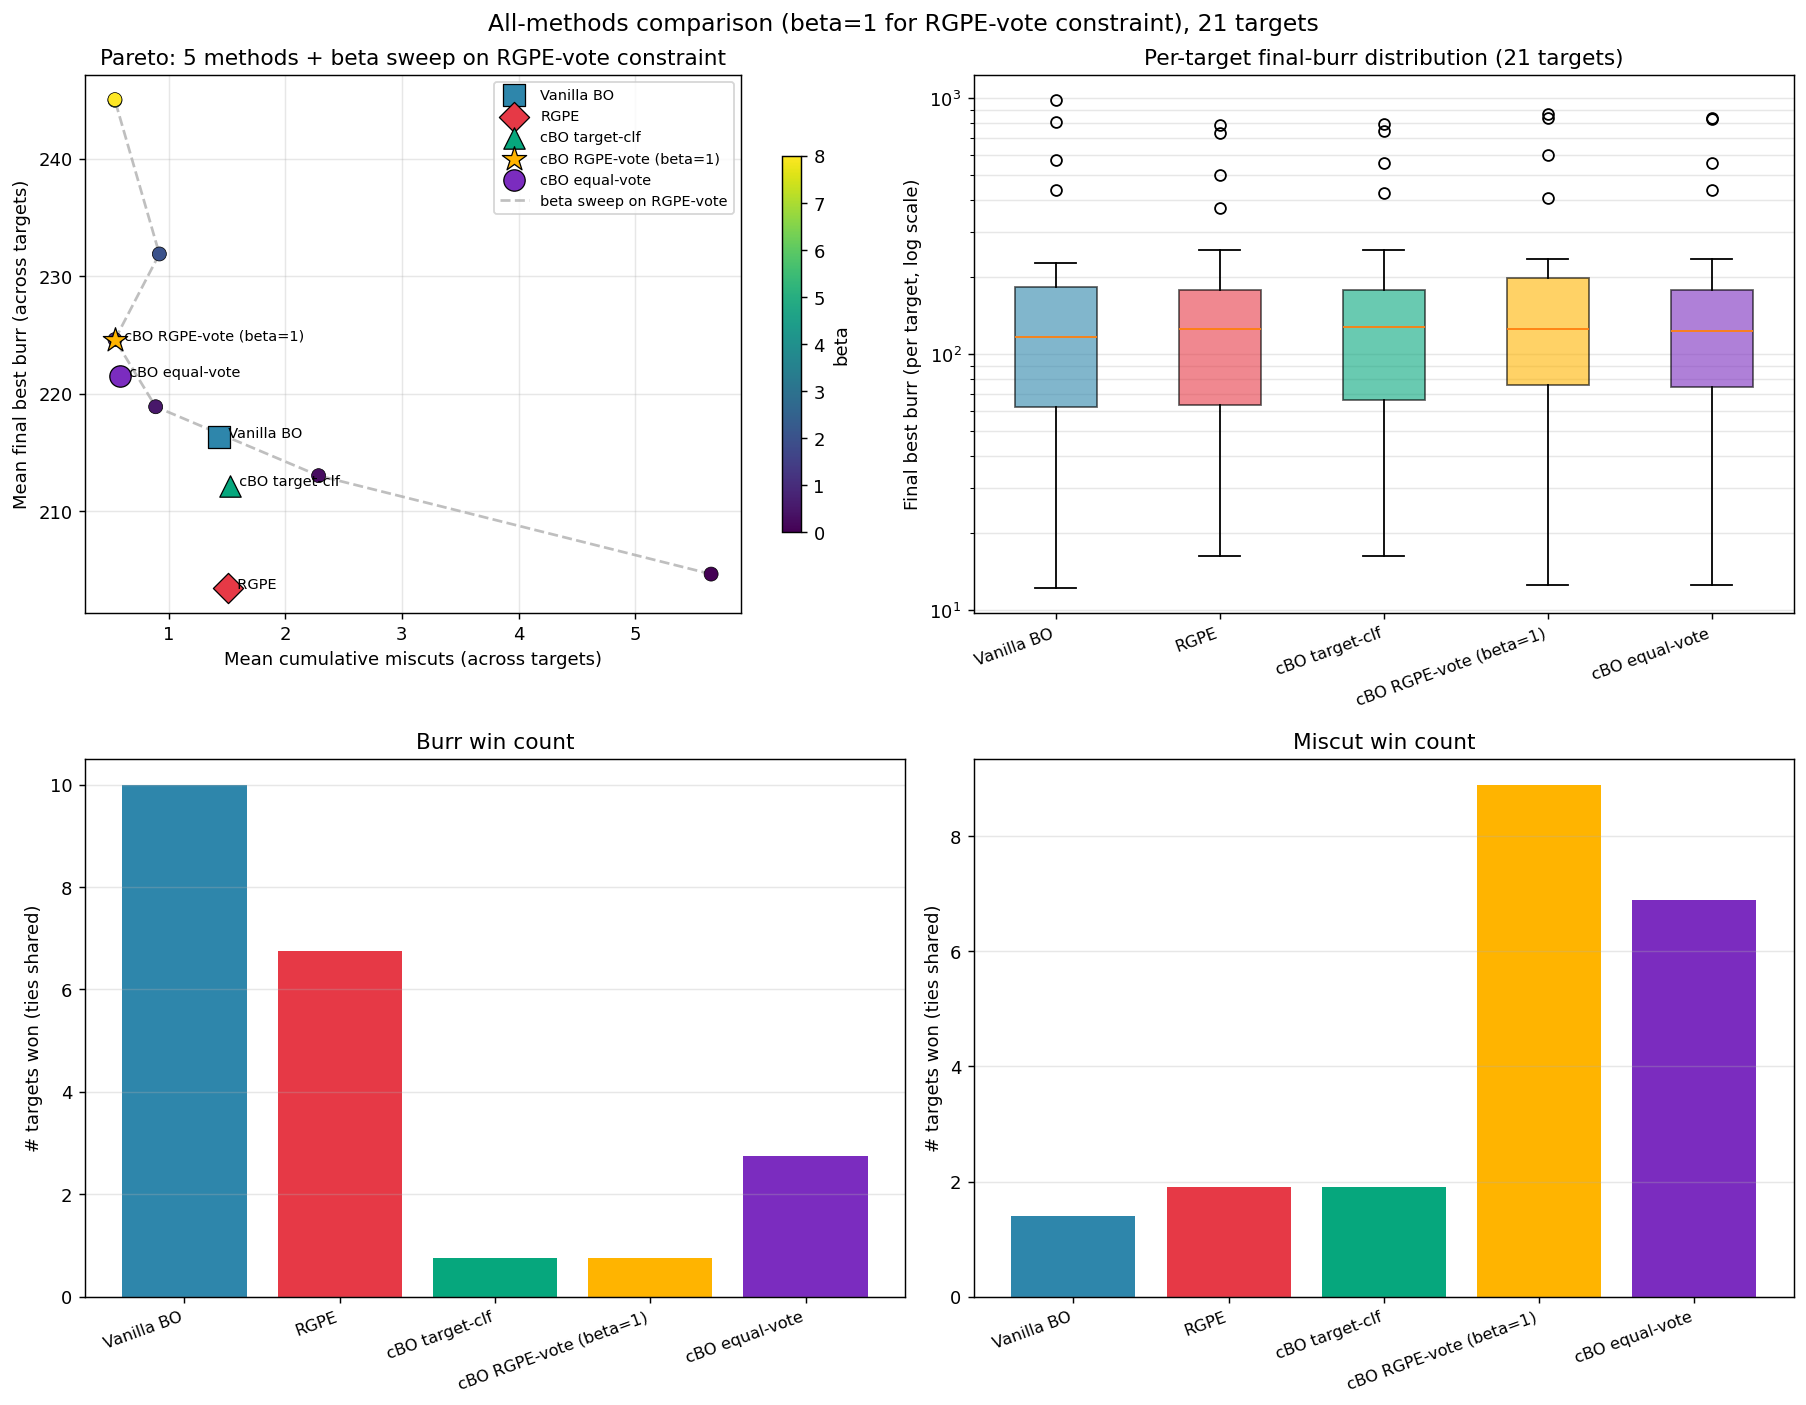

Reproduce this figure in Python.
"""Combine the 5-scheme sweep and the beta sweep into a unified comparison.

The 5-scheme sweep (bayopt_all_targets_*.csv) has Vanilla, RGPE, cBO target-clf,
cBO RGPE-vote (beta=1), cBO equal-vote. The beta sweep
(bayopt_beta_sweep_*.csv) varies the constraint sharpness for the RGPE-vote
constraint scheme. The shared point is "cBO RGPE-vote" == "beta=1".
"""

from __future__ import annotations

import matplotlib.pyplot as plt
import numpy as np
import pandas as pd

methods_burr = pd.read_csv("bayopt_all_targets_burr.csv", index_col=0)
methods_miscuts = pd.read_csv("bayopt_all_targets_miscuts.csv", index_col=0)
beta_burr = pd.read_csv("bayopt_beta_sweep_burr.csv", index_col=0)
beta_miscuts = pd.read_csv("bayopt_beta_sweep_miscuts.csv", index_col=0)

# Sanity: cBO RGPE-vote in the methods sweep should be ~ beta=1 in beta sweep.
diff = (methods_burr["cBO RGPE-vote"].values - beta_burr["beta=1"].values)
print("Sanity check (5-scheme cBO RGPE-vote vs beta=1):")
print(f"  burr: max abs diff = {np.max(np.abs(diff)):.2f}")
print(f"  miscuts: max abs diff = "
      f"{np.max(np.abs(methods_miscuts['cBO RGPE-vote'].values - beta_miscuts['beta=1'].values)):.2f}")

# Build unified table.
unified_burr = methods_burr.copy()
unified_miscuts = methods_miscuts.copy()
unified_burr.rename(columns={"cBO RGPE-vote": "cBO RGPE-vote (beta=1)"}, inplace=True)
unified_miscuts.rename(columns={"cBO RGPE-vote": "cBO RGPE-vote (beta=1)"}, inplace=True)

method_order = [
    "Vanilla BO",
    "RGPE",
    "cBO target-clf",
    "cBO RGPE-vote (beta=1)",
    "cBO equal-vote",
]
colors = ["#2E86AB", "#E63946", "#06A77D", "#FFB400", "#7B2CBF"]

print("\n=== Aggregate (mean across 21 targets) ===")
print(f"  {'method':<28} {'mean burr':>10} {'mean miscuts':>14}")
for m in method_order:
    print(f"  {m:<28} {unified_burr[m].mean():>10.1f} "
          f"{unified_miscuts[m].mean():>14.2f}")

# Win counts.
def share_wins(df):
    v = df.values
    is_min = v == v.min(axis=1, keepdims=True)
    return (is_min / is_min.sum(axis=1, keepdims=True)).sum(axis=0)


burr_wins = share_wins(unified_burr[method_order])
miscut_wins = share_wins(unified_miscuts[method_order])

print("\n=== Win counts (tied wins shared, out of 21 targets) ===")
print(f"  {'method':<28} {'burr wins':>10} {'miscut wins':>13}")
for m, bw, mw in zip(method_order, burr_wins, miscut_wins):
    print(f"  {m:<28} {bw:>10.2f} {mw:>13.2f}")

# Build plot: 4 panels.
fig, axes = plt.subplots(2, 2, figsize=(14, 11))
ax_pareto, ax_box, ax_bw, ax_mw = axes.ravel()

# ---- (1) Pareto: 5 methods + beta sweep ----
mean_burr = np.array([unified_burr[m].mean() for m in method_order])
mean_miscuts = np.array([unified_miscuts[m].mean() for m in method_order])
markers = ["s", "D", "^", "*", "o"]
sizes = [140, 140, 140, 200, 140]
for m, c, mk, s, mb, mc in zip(
    method_order, colors, markers, sizes, mean_burr, mean_miscuts
):
    ax_pareto.scatter(mc, mb, color=c, marker=mk, s=s,
                      edgecolors="black", linewidths=0.7, label=m, zorder=3)
    ax_pareto.annotate(f"  {m}", (mc, mb), fontsize=8)

# Overlay the beta sweep curve to show where beta=1 sits on the Pareto front.
betas = [0.0, 0.25, 0.5, 1.0, 2.0, 4.0, 8.0]
beta_mb = np.array([beta_burr[f"beta={b:g}"].mean() for b in betas])
beta_mc = np.array([beta_miscuts[f"beta={b:g}"].mean() for b in betas])
ax_pareto.plot(beta_mc, beta_mb, "--", color="gray", alpha=0.5,
               linewidth=1.5, zorder=1, label="beta sweep on RGPE-vote")
sc = ax_pareto.scatter(beta_mc, beta_mb, c=betas, cmap="viridis",
                       s=60, edgecolors="black", linewidths=0.4, zorder=2)
plt.colorbar(sc, ax=ax_pareto, label="beta", shrink=0.7)
ax_pareto.set_xlabel("Mean cumulative miscuts (across targets)")
ax_pareto.set_ylabel("Mean final best burr (across targets)")
ax_pareto.set_title("Pareto: 5 methods + beta sweep on RGPE-vote constraint")
ax_pareto.legend(loc="upper right", fontsize=8)
ax_pareto.grid(alpha=0.3)

# ---- (2) Per-target burr distribution ----
data = [unified_burr[m].values for m in method_order]
bp = ax_box.boxplot(data, tick_labels=method_order, patch_artist=True)
for patch, c in zip(bp["boxes"], colors):
    patch.set_facecolor(c); patch.set_alpha(0.6)
ax_box.set_yscale("log")
ax_box.set_ylabel("Final best burr (per target, log scale)")
ax_box.set_title("Per-target final-burr distribution (21 targets)")
plt.setp(ax_box.get_xticklabels(), rotation=20, ha="right", fontsize=9)
ax_box.grid(alpha=0.3, axis="y", which="both")

# ---- (3) Burr win count ----
ax_bw.bar(range(len(method_order)), burr_wins, color=colors)
ax_bw.set_xticks(range(len(method_order)))
ax_bw.set_xticklabels(method_order, rotation=20, ha="right", fontsize=9)
ax_bw.set_ylabel("# targets won (ties shared)")
ax_bw.set_title("Burr win count")
ax_bw.grid(alpha=0.3, axis="y")

# ---- (4) Miscut win count ----
ax_mw.bar(range(len(method_order)), miscut_wins, color=colors)
ax_mw.set_xticks(range(len(method_order)))
ax_mw.set_xticklabels(method_order, rotation=20, ha="right", fontsize=9)
ax_mw.set_ylabel("# targets won (ties shared)")
ax_mw.set_title("Miscut win count")
ax_mw.grid(alpha=0.3, axis="y")

fig.suptitle(
    f"All-methods comparison (beta=1 for RGPE-vote constraint), 21 targets",
    fontsize=13,
)
fig.tight_layout()
out = "compare_all_methods.png"
fig.savefig(out, dpi=130, bbox_inches="tight")
print(f"\nSaved {out}")
